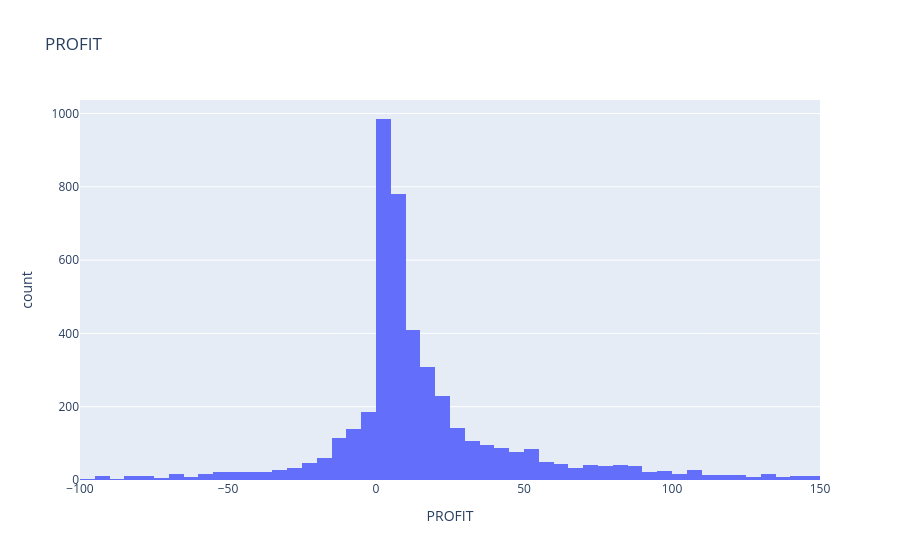
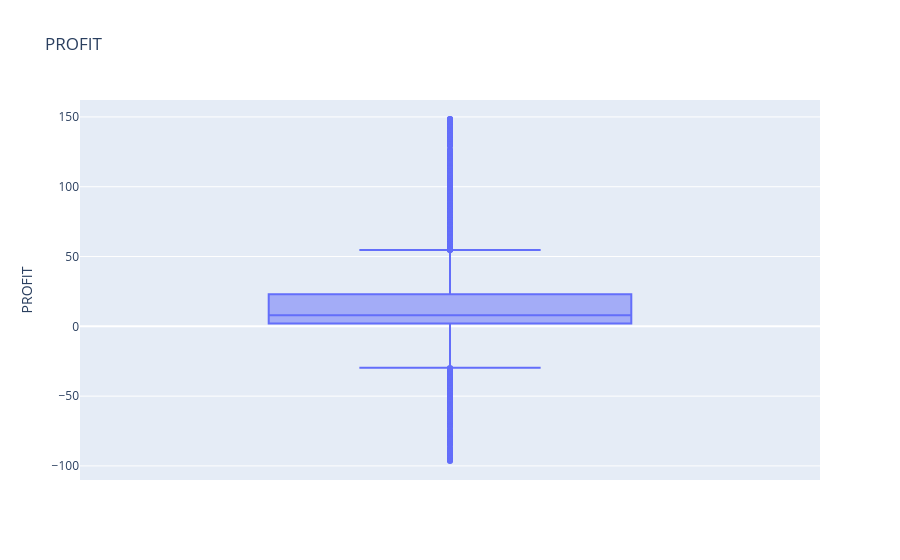
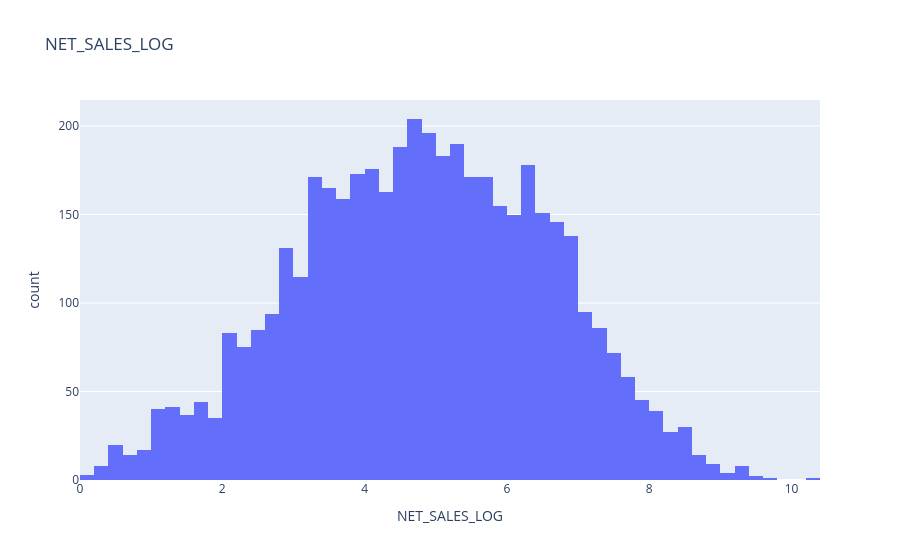
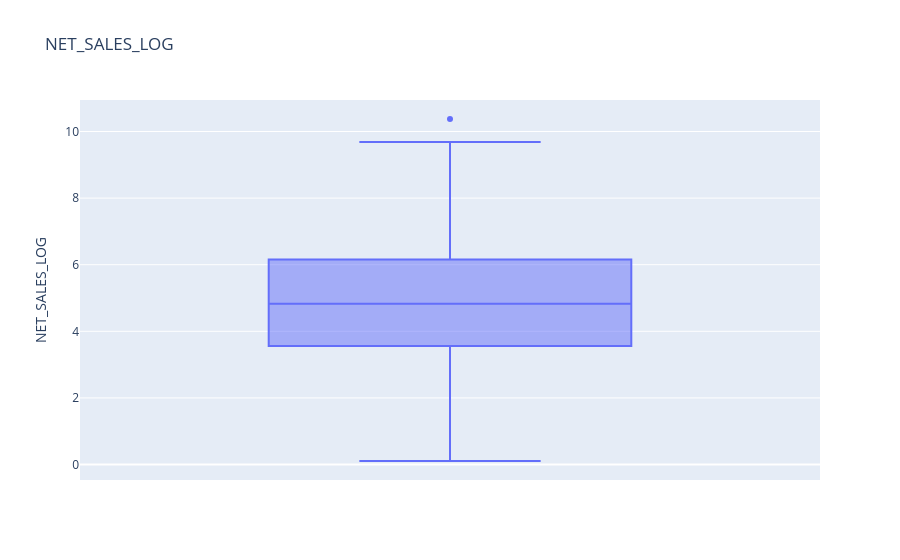

Notebook source saved alongside these figures, in order:
### Code cell
for col in analise_de_outliers:
    fig_1 = px.histogram(df_filtered, x=col, title=col)
    fig_2 = px.box(df_filtered, y=col, title=col)
    fig_1.show()
    fig_2.show()

### Figure 1 — Plotly figure (JSON) as saved in the notebook; plotly's stock layout.template omitted (floating-point values rounded to 4 significant figures; data arrays with more than 128 entries replaced by an {"elided": "..."} marker saying what was removed)
{"data": [{"alignmentgroup": "True", "bingroup": "x", "hovertemplate": "PROFIT=%{x}<br>count=%{y}<extra></extra>", "legendgroup": "", "marker": {"color": "#636efa", "pattern": {"shape": ""}}, "name": "", "offsetgroup": "", "orientation": "v", "showlegend": false, "type": "histogram", "x": {"elided": "4561 float values"}, "xaxis": "x", "yaxis": "y"}], "layout": {"barmode": "relative", "legend": {"tracegroupgap": 0}, "title": {"text": "PROFIT"}, "xaxis": {"anchor": "y", "domain": [0, 1], "title": {"text": "PROFIT"}}, "yaxis": {"anchor": "x", "domain": [0, 1], "title": {"text": "count"}}}}

### Figure 2 — Plotly figure (JSON) as saved in the notebook; plotly's stock layout.template omitted (floating-point values rounded to 4 significant figures; data arrays with more than 128 entries replaced by an {"elided": "..."} marker saying what was removed)
{"data": [{"alignmentgroup": "True", "hovertemplate": "PROFIT=%{y}<extra></extra>", "legendgroup": "", "marker": {"color": "#636efa"}, "name": "", "notched": false, "offsetgroup": "", "orientation": "v", "showlegend": false, "type": "box", "x0": " ", "xaxis": "x", "y": {"elided": "4561 float values"}, "y0": " ", "yaxis": "y"}], "layout": {"boxmode": "group", "legend": {"tracegroupgap": 0}, "title": {"text": "PROFIT"}, "xaxis": {"anchor": "y", "domain": [0, 1]}, "yaxis": {"anchor": "x", "domain": [0, 1], "title": {"text": "PROFIT"}}}}

### Figure 3 — Plotly figure (JSON) as saved in the notebook; plotly's stock layout.template omitted (floating-point values rounded to 4 significant figures; data arrays with more than 128 entries replaced by an {"elided": "..."} marker saying what was removed)
{"data": [{"alignmentgroup": "True", "bingroup": "x", "hovertemplate": "NET_SALES_LOG=%{x}<br>count=%{y}<extra></extra>", "legendgroup": "", "marker": {"color": "#636efa", "pattern": {"shape": ""}}, "name": "", "offsetgroup": "", "orientation": "v", "showlegend": false, "type": "histogram", "x": {"elided": "4561 float values"}, "xaxis": "x", "yaxis": "y"}], "layout": {"barmode": "relative", "legend": {"tracegroupgap": 0}, "title": {"text": "NET_SALES_LOG"}, "xaxis": {"anchor": "y", "domain": [0, 1], "title": {"text": "NET_SALES_LOG"}}, "yaxis": {"anchor": "x", "domain": [0, 1], "title": {"text": "count"}}}}

### Figure 4 — Plotly figure (JSON) as saved in the notebook; plotly's stock layout.template omitted (floating-point values rounded to 4 significant figures; data arrays with more than 128 entries replaced by an {"elided": "..."} marker saying what was removed)
{"data": [{"alignmentgroup": "True", "hovertemplate": "NET_SALES_LOG=%{y}<extra></extra>", "legendgroup": "", "marker": {"color": "#636efa"}, "name": "", "notched": false, "offsetgroup": "", "orientation": "v", "showlegend": false, "type": "box", "x0": " ", "xaxis": "x", "y": {"elided": "4561 float values"}, "y0": " ", "yaxis": "y"}], "layout": {"boxmode": "group", "legend": {"tracegroupgap": 0}, "title": {"text": "NET_SALES_LOG"}, "xaxis": {"anchor": "y", "domain": [0, 1]}, "yaxis": {"anchor": "x", "domain": [0, 1], "title": {"text": "NET_SALES_LOG"}}}}
